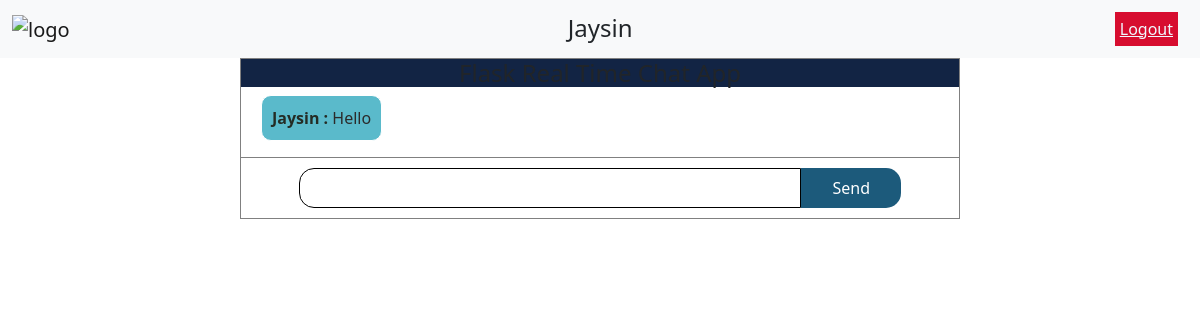
Page /dashboard (signed in) on the earlier database version.
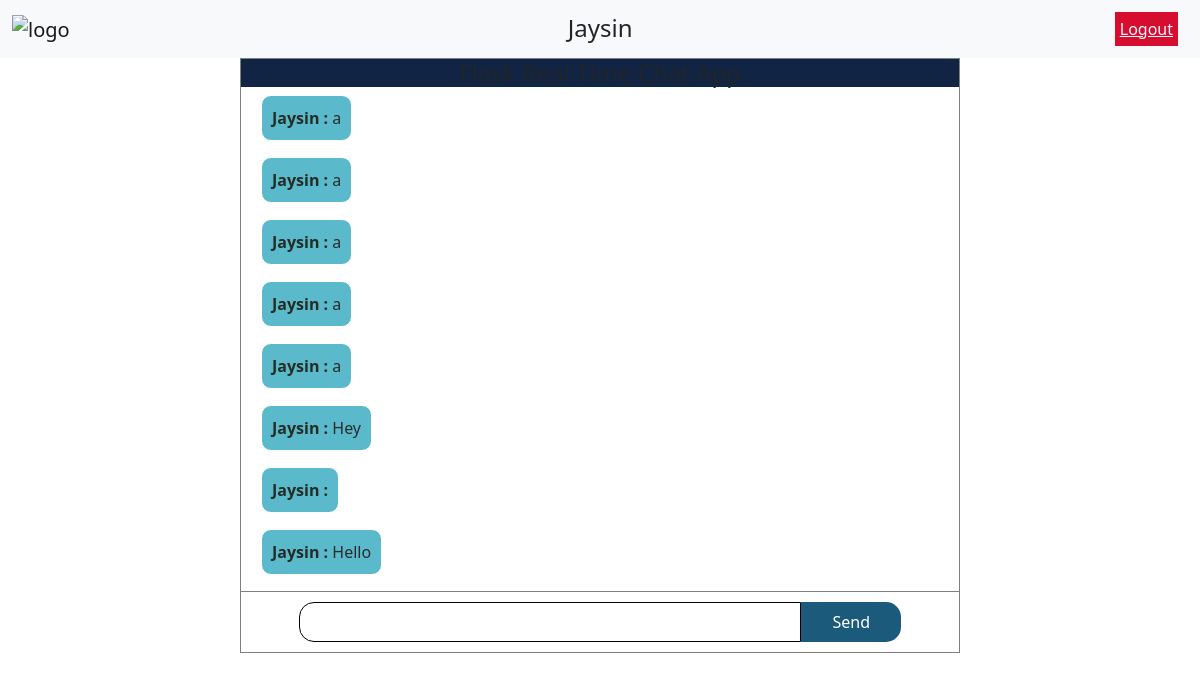
Same page on the later database version.
### myapp/models.py (models this page shows, shortened)
class User(db.Model, UserMixin):
    id = db.Column(db.Integer, primary_key=True)
    username = db.Column(db.String(40), nullable=False)
    email = db.Column(db.String(70))
    joining_date = db.Column(db.DateTime, default=datetime.now)
    password = db.Column(db.String(400))

class History(db.Model):
    id = db.Column(db.Integer, primary_key=True)
    user = db.Column(db.String(40))
    message = db.Column(db.String(400))

### myapp/user/routes.py (the view)
@user.route("/dashboard")
@login_required
def dashboard():
    history = History.query.order_by(desc(History.id)).limit(100).all()
    return render_template("dashboard.html", history=history)

### myapp/models.py (called while the page is built)
@login_manager.user_loader
def load_user(user_id):
    return User.query.get(user_id)

### myapp/templates/dashboard.html (shortened to what this page needs)
{% extends "layout.html" %}
{% block body %}
{% include "sections/navbar.html" %}
{% include "sections/message_box.html" %}
{% endblock body %}

### myapp/templates/layout.html (shortened to what this page needs)
<!doctype html>
<html lang="en">
  <head>
    <link href="https://cdn.jsdelivr.net/npm/bootstrap@5.0.2/dist/css/bootstrap.min.css" rel="stylesheet">
  </head>
  <body>
    {% block body %}
    {% endblock body %}
  </body>
</html>

### myapp/templates/sections/navbar.html (shortened to what this page needs)
<nav class="navbar navbar-expand-lg navbar-light bg-light">
    <div class="container-fluid">
      <div class="collapse navbar-collapse" id="navbarSupportedContent">
        <a class="navbar-brand mt-2 mt-lg-0" href="/">
          <img src="https://mdbcdn.b-cdn.net/img/Photos/new-templates/bootstrap-login-form/lotus.webp"
                      style="width: 50px;" alt="logo">
        </a>
        <h4 style="margin: auto;">{{ current_user.username }}</h4>
      </div>
        <a href="{{ url_for('user.logout') }}"
        style="background-color: rgb(215, 13, 47); color: aliceblue;
        padding: 5px; margin-right: 10px;">Logout</a>
      </div>
  </nav>

### myapp/templates/sections/message_box.html
<link rel="stylesheet" href="{{ url_for('static', filename='message_box.css') }}">
<div class="main_box">
    <h4 class="hd4">Flask Real Time Chat App</h4>
    <div class="chat_box">
        {% for H in history %}
        <p class="message"><span class="uname">{{H.user}} : </span>{{ H.message }}</p>
        {% endfor %}
    </div>
    <div class="send_box">
        <input type="text" id="my_message">
        <button id="send_button" onclick="send_message()">Send</button>
    </div>
</div>

### myapp/static/message_box.css (style rules this page uses)
.main_box { display: flex; flex-direction: column; border: 1px solid gray; width: 60%; margin: auto; }
.hd4 { background-color: rgb(18, 36, 68); width: 100%; text-align: center; }
.chat_box { display: flex; flex-direction: column; max-height: 500px; overflow-y: auto; border-bottom: 1px solid gray; }
.message { border: 1px solid rgb(255, 255, 255); border-radius: 10px; padding: 10px; width: max-content; background-color: rgb(90, 186, 203); color: rgb(43, 43, 43); margin-left: 20px; }
.send_box { display: flex; flex-direction: row; justify-content: center; padding: 10px 0px; }
.send_box > input[type='text'] { width: 70%; border: 1px solid rgb(0, 0, 0); border-top-right-radius: 0px; border-top-left-radius: 15px; border-bottom-right-radius: 0px; border-bottom-left-radius: 15px; outline: none; padding-left: 15px; }
.send_box > button { width: 100px; height: 40px; border: none; border-top-right-radius: 15px; border-top-left-radius: 0px; border-bottom-right-radius: 15px; border-bottom-left-radius: 0px; background-color: rgb(28, 90, 123); color: white; }
.uname { color: rgb(36, 44, 37); font-weight: 700; }

Differences in the rows shown:
added History: user "Jaysin", message "a"
added History: user "Jaysin", message "a"
added History: user "Jaysin", message "a"
added History: user "Jaysin", message "a"
added History: user "Jaysin", message "a"
added History: user "Jaysin", message "Hey"
added History: user "Jaysin"
